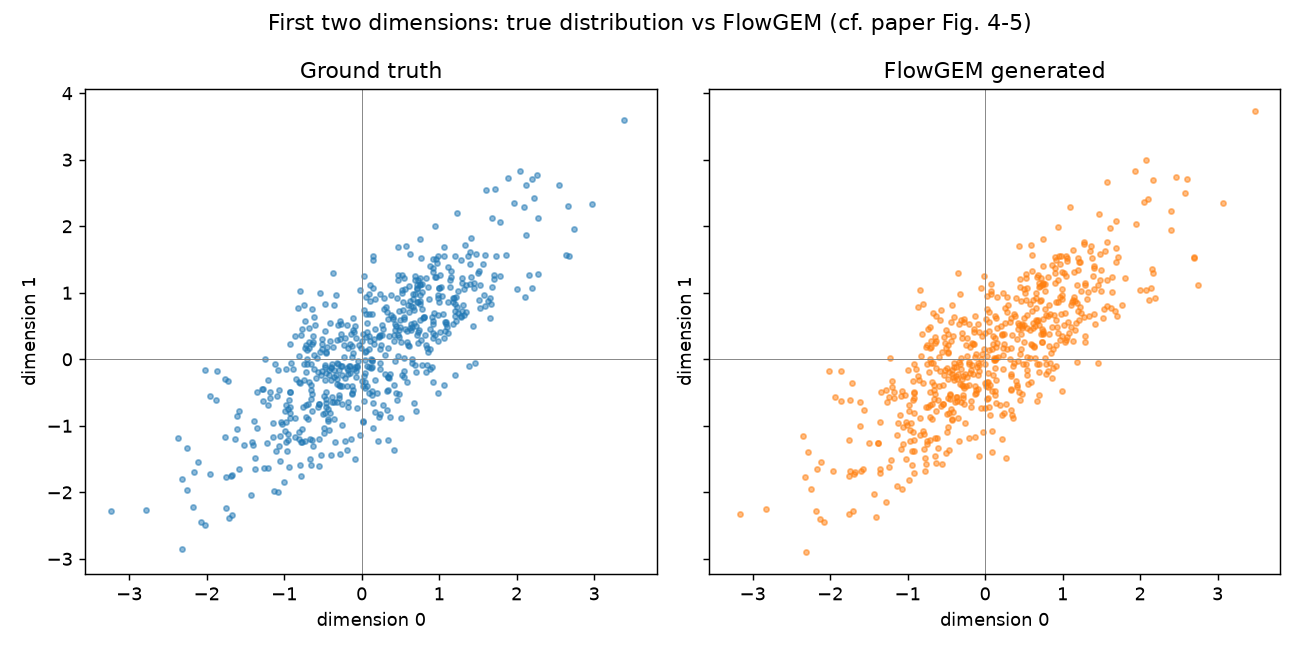

Reproduce this figure in Python.
"""
FLOWGEM — live demonstration
=============================

A short, self-contained walkthrough of the packaged FlowGEM, intended to be run
live. It shows the end-user experience end to end:

    incomplete data (NaN = missing)  -->  FlowGEM().fit().generate()  -->  complete data

and then checks that the generated sample recovers the structure of the true
(uncontaminated) distribution, both numerically and with a scatter plot that
mirrors Figures 4-5 of the paper.

HOW TO RUN
----------
    conda activate flowgem
    python flowgem_demo.py
"""

import logging

import numpy as np
import torch

from flowgem import FlowGEM

# ---------------------------------------------------------------------------
# Demo settings  (fast defaults so it runs quickly in a live meeting)
# ---------------------------------------------------------------------------
N = 600          # number of samples
T = 200          # number of gradient-flow steps (increase for a nicer plot)
SEED = 0

# Show the library's internal logging (demonstrates the logging we added).
# The package is silent by default; here we switch INFO messages on.
SHOW_INTERNAL_LOGS = True


def banner(text):
    line = "=" * 70
    print(f"\n{line}\n  {text}\n{line}")


def main():
    if SHOW_INTERNAL_LOGS:
        logging.basicConfig(level=logging.INFO, format="   [flowgem] %(message)s")

    rng = np.random.default_rng(SEED)
    torch.manual_seed(SEED)

    # -----------------------------------------------------------------------
    # 1. Build a toy problem with a KNOWN true distribution
    #    (correlated 3-D Gaussian, so we can judge the result afterwards)
    # -----------------------------------------------------------------------
    banner("1. A toy dataset with a known true distribution")

    mean = [0.0, 0.0, 0.0]
    cov = [[1.0, 0.8, 0.3],
           [0.8, 1.0, 0.5],
           [0.3, 0.5, 1.0]]
    X_true = rng.multivariate_normal(mean, cov, size=N)

    print(f"   Drew {N} samples from a correlated 3-D Gaussian.")
    print(f"   True correlation(dim0, dim1) = {np.corrcoef(X_true[:, 0], X_true[:, 1])[0, 1]:.2f}")

    # -----------------------------------------------------------------------
    # 2. Introduce Missing-At-Random (MAR) values
    #    Missingness in columns 1 and 2 depends on the OBSERVED column 0.
    #    (Column 0 is kept fully observed.)
    # -----------------------------------------------------------------------
    banner("2. Introduce MAR missingness (NaN = missing)")

    X_incomplete = X_true.copy()
    p_miss = 1.0 / (1.0 + np.exp(-X_true[:, 0]))     # depends on observed col 0 -> MAR
    for j in (1, 2):
        missing = rng.random(N) < 0.6 * p_miss
        X_incomplete[missing, j] = np.nan

    n_missing = int(np.isnan(X_incomplete).sum())
    pct = 100.0 * n_missing / X_incomplete.size
    print(f"   Punched holes: {n_missing} missing entries ({pct:.0f}% of the matrix).")
    print("   Missingness depends on the observed column 0 -> genuinely MAR.")
    print("\n   First few rows the user would hand to FlowGEM (nan = missing):")
    with np.printoptions(precision=2, suppress=True):
        print(np.array2string(X_incomplete[:4], prefix="   "))

    # -----------------------------------------------------------------------
    # 3. THE END-USER EXPERIENCE  --  three lines
    # -----------------------------------------------------------------------
    banner("3. The whole user experience: fit + generate")

    print("   >>> from flowgem import FlowGEM")
    print("   >>> model = FlowGEM(T=%d)" % T)
    print("   >>> X_complete = model.fit(X_incomplete).generate()\n")

    model = FlowGEM(T=T, random_state=SEED)          # defaults: MICE init, heuristic sigma
    X_complete = model.fit(X_incomplete).generate()  # user passes only the NaN array
    X_complete = X_complete.numpy()

    print("   Done. The user supplied only the incomplete array;")
    print("   the mask and the initialisation were handled internally.")

    # -----------------------------------------------------------------------
    # 4. The result: a complete sample, no NaN
    # -----------------------------------------------------------------------
    banner("4. The result")

    print(f"   Output shape : {X_complete.shape}   (same as the input)")
    print(f"   NaN remaining: {bool(np.isnan(X_complete).any())}   (should be False)")

    # -----------------------------------------------------------------------
    # 5. Quality check: did it recover the true distribution's structure?
    # -----------------------------------------------------------------------
    banner("5. Did the generated sample recover the true structure?")

    true_corr = np.corrcoef(X_true[:, 0], X_true[:, 1])[0, 1]
    gen_corr = np.corrcoef(X_complete[:, 0], X_complete[:, 1])[0, 1]
    print("                         dim0-dim1 correlation")
    print(f"   true distribution :   {true_corr:.2f}")
    print(f"   FlowGEM sample    :   {gen_corr:.2f}")
    print("\n                         per-column mean")
    with np.printoptions(precision=2, suppress=True):
        print(f"   true distribution :   {X_true.mean(axis=0)}")
        print(f"   FlowGEM sample    :   {X_complete.mean(axis=0)}")
    print("\n   The generated sample recovers the correlation and the means")
    print("   of the true distribution -- not just individual imputed values.")

    # -----------------------------------------------------------------------
    # 6. A picture (mirrors Figures 4-5 of the paper): first two dimensions
    # -----------------------------------------------------------------------
    banner("6. Scatter plot: true distribution vs FlowGEM sample")

    try:
        import matplotlib.pyplot as plt

        fig, axes = plt.subplots(1, 2, figsize=(10, 5), sharex=True, sharey=True)
        axes[0].scatter(X_true[:, 0], X_true[:, 1], s=8, alpha=0.5)
        axes[0].set_title("Ground truth")
        axes[1].scatter(X_complete[:, 0], X_complete[:, 1], s=8, alpha=0.5, color="tab:orange")
        axes[1].set_title("FlowGEM generated")
        for ax in axes:
            ax.set_xlabel("dimension 0")
            ax.set_ylabel("dimension 1")
            ax.axhline(0, color="gray", lw=0.5)
            ax.axvline(0, color="gray", lw=0.5)
        fig.suptitle("First two dimensions: true distribution vs FlowGEM (cf. paper Fig. 4-5)")
        fig.tight_layout()
        fig.savefig("flowgem_demo.png", dpi=130)
        print("   Saved plot to 'flowgem_demo.png'.")
        plt.show()
    except Exception as exc:  # pragma: no cover  (plotting is optional)
        print(f"   (Plot skipped: {exc})")
        print("   The numeric check above already shows the result.")

    banner("Demo complete")


if __name__ == "__main__":
    main()
